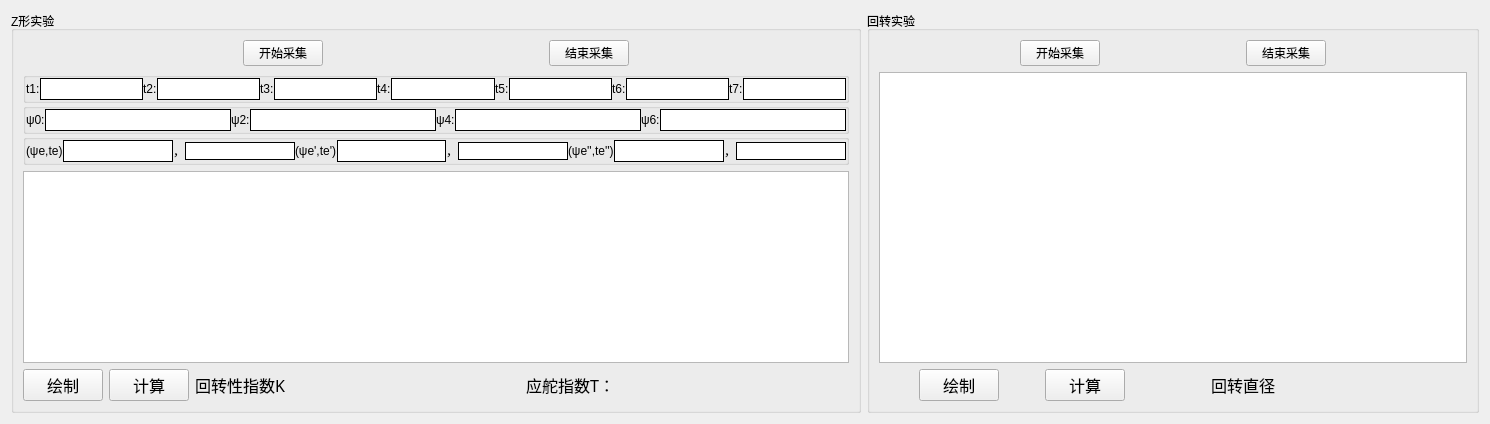
     <widget class="QWidget" name="tab_2">
      <attribute name="title">
       <string>操纵性</string>
      </attribute>
      <layout class="QGridLayout" name="gridLayout_6">
       <item row="0" column="0">
        <widget class="QGroupBox" name="groupBox">
         <property name="maximumSize">
          <size>
           <width>850</width>
           <height>16777215</height>
          </size>
         </property>
         <property name="title">
          <string>Z形实验</string>
         </property>
         <layout class="QGridLayout" name="gridLayout_4">
          <item row="0" column="0">
           <layout class="QHBoxLayout" name="horizontalLayout_2">
            <item>
             <spacer name="horizontalSpacer_4">
              <property name="orientation">
               <enum>Qt::Horizontal</enum>
              </property>
              <property name="sizeHint" stdset="0">
               <size>
                <width>40</width>
                <height>20</height>
               </size>
              </property>
             </spacer>
            </item>
            <item>
             <widget class="QPushButton" name="pushButton_3">
              <property name="text">
               <string>开始采集</string>
              </property>
             </widget>
            </item>
            <item>
             <spacer name="horizontalSpacer_5">
              <property name="orientation">
               <enum>Qt::Horizontal</enum>
              </property>
              <property name="sizeHint" stdset="0">
               <size>
                <width>40</width>
                <height>20</height>
               </size>
              </property>
             </spacer>
            </item>
            <item>
             <widget class="QPushButton" name="pushButton_4">
              <property name="text">
               <string>结束采集</string>
              </property>
             </widget>
            </item>
            <item>
             <spacer name="horizontalSpacer_6">
              <property name="orientation">
               <enum>Qt::Horizontal</enum>
              </property>
              <property name="sizeHint" stdset="0">
               <size>
                <width>40</width>
                <height>20</height>
               </size>
              </property>
             </spacer>
            </item>
           </layout>
          </item>
          <item row="1" column="0">
           <layout class="QVBoxLayout" name="verticalLayout_3">
            <item>
             <layout class="QVBoxLayout" name="verticalLayout_2">
              <property name="spacing">
               <number>0</number>
              </property>
              <property name="sizeConstraint">
               <enum>QLayout::SetFixedSize</enum>
              </property>
              <item>
               <widget class="QGroupBox" name="groupBox">
                <property name="sizePolicy">
                 <sizepolicy hsizetype="Fixed" vsizetype="Fixed">
                  <horstretch>0</horstretch>
                  <verstretch>0</verstretch>
                 </sizepolicy>
                </property>
                <property name="title">
                 <string/>
                </property>
                <layout class="QHBoxLayout" name="horizontalLayout_6">
                 <property name="spacing">
                  <number>0</number>
                 </property>
                 <property name="sizeConstraint">
                  <enum>QLayout::SetDefaultConstraint</enum>
                 </property>
                 <property name="leftMargin">
                  <number>0</number>
                 </property>
                 <property name="topMargin">
                  <number>0</number>
                 </property>
                 <property name="rightMargin">
                  <number>0</number>
                 </property>
                 <property name="bottomMargin">
                  <number>0</number>
                 </property>
                 <item>
                  <widget class="QLabel" name="label_3">
                   <property name="styleSheet">
                    <string notr="true">QLineEdit{
    background-color:transparent;
    border-width:0;
    border-style:outset;
	font: 12pt &quot;宋体&quot;;
}</string>
                   </property>
                   <property name="text">
                    <string>t1:</string>
                   </property>
                  </widget>
                 </item>
                 <item>
                  <widget class="QLineEdit" name="t1">
                   <property name="sizePolicy">
                    <sizepolicy hsizetype="Expanding" vsizetype="Expanding">
                     <horstretch>0</horstretch>
                     <verstretch>0</verstretch>
                    </sizepolicy>
                   </property>
                   <property name="styleSheet">
                    <string notr="true">QLineEdit{
    border-width:0.5;
    border-style:outset;
	font: 12pt &quot;宋体&quot;;
}</string>
                   </property>
                  </widget>
                 </item>
                 <item>
                  <widget class="QLabel" name="label_4">
                   <property name="styleSheet">
                    <string notr="true">QLineEdit{
    background-color:transparent;
    border-width:0;
    border-style:outset;
	font: 12pt &quot;宋体&quot;;
}</string>
                   </property>
                   <property name="text">
                    <string>t2:</string>
                   </property>
                  </widget>
                 </item>
                 <item>
                  <widget class="QLineEdit" name="t2">
                   <property name="sizePolicy">
                    <sizepolicy hsizetype="Expanding" vsizetype="Expanding">
                     <horstretch>0</horstretch>
                     <verstretch>0</verstretch>
                    </sizepolicy>
                   </property>
                   <property name="styleSheet">
                    <string notr="true">QLineEdit{
    border-width:0.5;
    border-style:outset;
	font: 12pt &quot;宋体&quot;;
}</string>
                   </property>
                  </widget>
                 </item>
                 <item>
                  <widget class="QLabel" name="label_5">
                   <property name="styleSheet">
                    <string notr="true">QLineEdit{
    background-color:transparent;
    border-width:0;
    border-style:outset;
	font: 12pt &quot;宋体&quot;;
}</string>
                   </property>
                   <property name="text">
                    <string>t3:</string>
                   </property>
                  </widget>
                 </item>
                 <item>
                  <widget class="QLineEdit" name="t3">
                   <property name="sizePolicy">
                    <sizepolicy hsizetype="Expanding" vsizetype="Expanding">
                     <horstretch>0</horstretch>
                     <verstretch>0</verstretch>
                    </sizepolicy>
                   </property>
                   <property name="styleSheet">
                    <string notr="true">QLineEdit{
    border-width:0.5;
    border-style:outset;
	font: 12pt &quot;宋体&quot;;
}</string>
                   </property>
                  </widget>
                 </item>
                 <item>
                  <widget class="QLabel" name="label_6">
                   <property name="styleSheet">
                    <string notr="true">QLineEdit{
    background-color:transparent;
    border-width:0;
    border-style:outset;
	font: 12pt &quot;宋体&quot;;
}</string>
                   </property>
                   <property name="text">
                    <string>t4:</string>
                   </property>
                  </widget>
                 </item>
                 <item>
                  <widget class="QLineEdit" name="t4">
                   <property name="sizePolicy">
                    <sizepolicy hsizetype="Expanding" vsizetype="Expanding">
                     <horstretch>0</horstretch>
                     <verstretch>0</verstretch>
                    </sizepolicy>
                   </property>
                   <property name="styleSheet">
                    <string notr="true">QLineEdit{
    border-width:0.5;
    border-style:outset;
	font: 12pt &quot;宋体&quot;;
}</string>
                   </property>
                  </widget>
                 </item>
                 <item>
                  <widget class="QLabel" name="label_9">
                   <property name="styleSheet">
                    <string notr="true">QLineEdit{
    background-color:transparent;
    border-width:0;
    border-style:outset;
	font: 12pt &quot;宋体&quot;;
}</string>
                   </property>
                   <property name="text">
                    <string>t5:</string>
                   </property>
                  </widget>
                 </item>
                 <item>
                  <widget class="QLineEdit" name="t5">
                   <property name="sizePolicy">
                    <sizepolicy hsizetype="Expanding" vsizetype="Expanding">
                     <horstretch>0</horstretch>
                     <verstretch>0</verstretch>
                    </sizepolicy>
                   </property>
                   <property name="styleSheet">
                    <string notr="true">QLineEdit{
    border-width:0.5;
    border-style:outset;
	font: 12pt &quot;宋体&quot;;
}</string>
                   </property>
                  </widget>
                 </item>
                 <item>
                  <widget class="QLabel" name="label_10">
                   <property name="styleSheet">
                    <string notr="true">QLineEdit{
    background-color:transparent;
    border-width:0;
    border-style:outset;
	font: 12pt &quot;宋体&quot;;
}</string>
                   </property>
                   <property name="text">
                    <string>t6:</string>
                   </property>
                  </widget>
                 </item>
                 <item>
                  <widget class="QLineEdit" name="t6">
                   <property name="sizePolicy">
                    <sizepolicy hsizetype="Expanding" vsizetype="Expanding">
                     <horstretch>0</horstretch>
                     <verstretch>0</verstretch>
                    </sizepolicy>
                   </property>
                   <property name="styleSheet">
                    <string notr="true">QLineEdit{
    border-width:0.5;
    border-style:outset;
	font: 12pt &quot;宋体&quot;;
}</string>
                   </property>
                  </widget>
                 </item>
                 <item>
                  <widget class="QLabel" name="label_11">
                   <property name="styleSheet">
                    <string notr="true">QLineEdit{
    background-color:transparent;
    border-width:0;
    border-style:outset;
	font: 12pt &quot;宋体&quot;;
}</string>
                   </property>
                   <property name="text">
                    <string>t7:</string>
                   </property>
                  </widget>
                 </item>
                 <item>
                  <widget class="QLineEdit" name="t7">
                   <property name="sizePolicy">
                    <sizepolicy hsizetype="Expanding" vsizetype="Expanding">
                     <horstretch>0</horstretch>
                     <verstretch>0</verstretch>
                    </sizepolicy>
                   </property>
                   <property name="styleSheet">
                    <string notr="true">QLineEdit{
    border-width:0.5;
    border-style:outset;
	font: 12pt &quot;宋体&quot;;
}</string>
                   </property>
                  </widget>
                 </item>
                </layout>
               </widget>
              </item>
              <item>
               <widget class="QGroupBox" name="groupBox_3">
                <property name="sizePolicy">
                 <sizepolicy hsizetype="Expanding" vsizetype="Fixed">
                  <horstretch>0</horstretch>
                  <verstretch>0</verstretch>
                 </sizepolicy>
                </property>
                <property name="title">
                 <string/>
                </property>
                <layout class="QHBoxLayout" name="horizontalLayout_4">
                 <property name="spacing">
                  <number>0</number>
                 </property>
                 <property name="leftMargin">
                  <number>0</number>
                 </property>
                 <property name="topMargin">
                  <number>0</number>
                 </property>
                 <property name="rightMargin">
                  <number>0</number>
                 </property>
                 <property name="bottomMargin">
                  <number>0</number>
                 </property>
                 <item>
                  <widget class="QLabel" name="label_28">
                   <property name="styleSheet">
                    <string notr="true">QLineEdit{
    background-color:transparent;
    border-width:0;
    border-style:outset;
	font: 12pt &quot;宋体&quot;;
}</string>
                   </property>
                   <property name="text">
                    <string>ψ0:</string>
                   </property>
                  </widget>
                 </item>
                 <item>
                  <widget class="QLineEdit" name="b0">
                   <property name="sizePolicy">
                    <sizepolicy hsizetype="Expanding" vsizetype="Expanding">
                     <horstretch>0</horstretch>
                     <verstretch>0</verstretch>
                    </sizepolicy>
                   </property>
                   <property name="styleSheet">
                    <string notr="true">QLineEdit{
    border-width:0.5;
    border-style:outset;
	font: 12pt &quot;宋体&quot;;
}</string>
                   </property>
                  </widget>
                 </item>
                 <item>
                  <widget class="QLabel" name="label_30">
                   <property name="styleSheet">
                    <string notr="true">QLineEdit{
    background-color:transparent;
    border-width:0;
    border-style:outset;
	font: 12pt &quot;宋体&quot;;
}</string>
                   </property>
                   <property name="text">
                    <string>ψ2:</string>
                   </property>
                  </widget>
                 </item>
                 <item>
                  <widget class="QLineEdit" name="b2">
                   <property name="sizePolicy">
                    <sizepolicy hsizetype="Expanding" vsizetype="Expanding">
                     <horstretch>0</horstretch>
                     <verstretch>0</verstretch>
                    </sizepolicy>
                   </property>
                   <property name="styleSheet">
                    <string notr="true">QLineEdit{
    border-width:0.5;
    border-style:outset;
	font: 12pt &quot;宋体&quot;;
}</string>
                   </property>
                  </widget>
                 </item>
                 <item>
                  <widget class="QLabel" name="label_31">
                   <property name="styleSheet">
                    <string notr="true">QLineEdit{
    background-color:transparent;
    border-width:0;
    border-style:outset;
	font: 12pt &quot;宋体&quot;;
}</string>
                   </property>
                   <property name="text">
                    <string>ψ4:</string>
                   </property>
                  </widget>
                 </item>
                 <item>
                  <widget class="QLineEdit" name="b4">
                   <property name="sizePolicy">
                    <sizepolicy hsizetype="Expanding" vsizetype="Expanding">
                     <horstretch>0</horstretch>
                     <verstretch>0</verstretch>
                    </sizepolicy>
                   </property>
                   <property name="styleSheet">
                    <string notr="true">QLineEdit{
    border-width:0.5;
    border-style:outset;
	font: 12pt &quot;宋体&quot;;
}</string>
                   </property>
                  </widget>
                 </item>
                 <item>
                  <widget class="QLabel" name="label_32">
                   <property name="styleSheet">
                    <string notr="true">QLineEdit{
    background-color:transparent;
    border-width:0;
    border-style:outset;
	font: 12pt &quot;宋体&quot;;
}</string>
                   </property>
                   <property name="text">
                    <string>ψ6:</string>
                   </property>
                  </widget>
                 </item>
                 <item>
                  <widget class="QLineEdit" name="b6">
                   <property name="sizePolicy">
                    <sizepolicy hsizetype="Expanding" vsizetype="Expanding">
                     <horstretch>0</horstretch>
                     <verstretch>0</verstretch>
                    </sizepolicy>
                   </property>
                   <property name="styleSheet">
                    <string notr="true">QLineEdit{
    border-width:0.5;
    border-style:outset;
	font: 12pt &quot;宋体&quot;;
}</string>
                   </property>
                  </widget>
                 </item>
                </layout>
               </widget>
              </item>
              <item>
               <widget class="QGroupBox" name="groupBox_2">
                <property name="sizePolicy">
                 <sizepolicy hsizetype="Expanding" vsizetype="Fixed">
                  <horstretch>0</horstretch>
                  <verstretch>0</verstretch>
                 </sizepolicy>
                </property>
                <property name="title">
                 <string/>
                </property>
                <layout class="QHBoxLayout" name="horizontalLayout">
                 <property name="spacing">
                  <number>0</number>
                 </property>
                 <property name="leftMargin">
                  <number>0</number>
                 </property>
                 <property name="topMargin">
                  <number>0</number>
                 </property>
                 <property name="rightMargin">
                  <number>0</number>
                 </property>
                 <property name="bottomMargin">
                  <number>0</number>
                 </property>
                 <item>
                  <widget class="QLabel" name="label_22">
                   <property name="styleSheet">
                    <string notr="true">QLineEdit{
    background-color:transparent;
    border-width:0;
    border-style:outset;
	font: 12pt &quot;宋体&quot;;
}</string>
                   </property>
                   <property name="text">
                    <string>(ψe,te)</string>
                   </property>
                  </widget>
                 </item>
                 <item>
                  <widget class="QLineEdit" name="te">
                   <property name="sizePolicy">
                    <sizepolicy hsizetype="Expanding" vsizetype="Expanding">
                     <horstretch>0</horstretch>
                     <verstretch>0</verstretch>
                    </sizepolicy>
                   </property>
                   <property name="styleSheet">
                    <string notr="true">QLineEdit{
    border-width:0.5;
    border-style:outset;
	font: 12pt &quot;宋体&quot;;
}</string>
                   </property>
                  </widget>
                 </item>
                 <item>
                  <widget class="QLabel" name="label_16">
                   <property name="text">
                    <string>，</string>
                   </property>
                  </widget>
                 </item>
                 <item>
                  <widget class="QLineEdit" name="pe">
                   <property name="styleSheet">
                    <string notr="true">QLineEdit{
    border-width:0.5;
    border-style:outset;
	font: 12pt &quot;宋体&quot;;
}</string>
                   </property>
                  </widget>
                 </item>
                 <item>
                  <widget class="QLabel" name="label_23">
                   <property name="styleSheet">
                    <string notr="true">QLineEdit{
    background-color:transparent;
    border-width:0;
    border-style:outset;
	font: 12pt &quot;宋体&quot;;
}</string>
                   </property>
                   <property name="text">
                    <string>(ψe',te')</string>
                   </property>
                  </widget>
                 </item>
                 <item>
                  <widget class="QLineEdit" name="te1">
                   <property name="sizePolicy">
                    <sizepolicy hsizetype="Expanding" vsizetype="Expanding">
                     <horstretch>0</horstretch>
                     <verstretch>0</verstretch>
                    </sizepolicy>
                   </property>
                   <property name="styleSheet">
                    <string notr="true">QLineEdit{
    border-width:0.5;
    border-style:outset;
	font: 12pt &quot;宋体&quot;;
}</string>
                   </property>
                  </widget>
                 </item>
                 <item>
                  <widget class="QLabel" name="label_17">
                   <property name="text">
                    <string>，</string>
                   </property>
                  </widget>
                 </item>
                 <item>
                  <widget class="QLineEdit" name="pe1">
                   <property name="styleSheet">
                    <string notr="true">QLineEdit{
    border-width:0.5;
    border-style:outset;
	font: 12pt &quot;宋体&quot;;
}</string>
                   </property>
                  </widget>
                 </item>
                 <item>
                  <widget class="QLabel" name="label_24">
                   <property name="styleSheet">
                    <string notr="true">QLineEdit{
    background-color:transparent;
    border-width:0;
    border-style:outset;
	font: 12pt &quot;宋体&quot;;
}</string>
                   </property>
                   <property name="text">
                    <string>(ψe'',te'')</string>
                   </property>
                  </widget>
                 </item>
                 <item>
                  <widget class="QLineEdit" name="te2">
                   <property name="sizePolicy">
                    <sizepolicy hsizetype="Expanding" vsizetype="Expanding">
                     <horstretch>0</horstretch>
                     <verstretch>0</verstretch>
                    </sizepolicy>
                   </property>
                   <property name="styleSheet">
                    <string notr="true">QLineEdit{
    border-width:0.5;
    border-style:outset;
	font: 12pt &quot;宋体&quot;;
}</string>
                   </property>
                  </widget>
                 </item>
                 <item>
                  <widget class="QLabel" name="label_18">
                   <property name="text">
                    <string>，</string>
                   </property>
                  </widget>
                 </item>
                 <item>
                  <widget class="QLineEdit" name="pe2">
                   <property name="styleSheet">
                    <string notr="true">QLineEdit{
    border-width:0.5;
    border-style:outset;
	font: 12pt &quot;宋体&quot;;
}</string>
                   </property>
                  </widget>
                 </item>
                </layout>
               </widget>
              </item>
             </layout>
            </item>
            <item>
             <widget class="ChartView" name="RudderView">
              <property name="sizePolicy">
               <sizepolicy hsizetype="Expanding" vsizetype="Expanding">
                <horstretch>0</horstretch>
                <verstretch>0</verstretch>
               </sizepolicy>
              </property>
             </widget>
            </item>
            <item>
             <layout class="QHBoxLayout" name="horizontalLayout_5">
              <property name="sizeConstraint">
               <enum>QLayout::SetFixedSize</enum>
              </property>
              <item>
               <widget class="QPushButton" name="drawBtn">
                <property name="font">
                 <font>
                  <family>宋体</family>
                  <pointsize>12</pointsize>
                  <weight>50</weight>
                  <italic>false</italic>
                  <bold>false</bold>
                 </font>
                </property>
                <property name="text">
                 <string>绘制</string>
                </property>
               </widget>
              </item>
              <item>
               <widget class="QPushButton" name="calBtn">
                <property name="font">
                 <font>
                  <family>宋体</family>
                  <pointsize>12</pointsize>
                  <weight>50</weight>
                  <italic>false</italic>
                  <bold>false</bold>
                 </font>
                </property>
                <property name="text">
                 <string>计算</string>
                </property>
               </widget>
              </item>
              <item>
               <widget class="QLabel" name="label_7">
                <property name="font">
                 <font>
                  <family>宋体</family>
                  <pointsize>12</pointsize>
                  <weight>50</weight>
                  <italic>false</italic>
                  <bold>false</bold>
                 </font>
                </property>
                <property name="text">
                 <string>回转性指数K</string>
                </property>
               </widget>
              </item>
              <item>
               <widget class="QLineEdit" name="qMvalue">
                <property name="styleSheet">
                 <string notr="true">QLineEdit{
    background-color:transparent;
    border-width:0;
    border-style:outset;
	font: 18pt &quot;宋体&quot;;
}</string>
                </property>
               </widget>
              </item>
              <item>
               <widget class="QLabel" name="label_8">
                <property name="font">
                 <font>
                  <family>宋体</family>
                  <pointsize>12</pointsize>
                  <weight>50</weight>
                  <italic>false</italic>
                  <bold>false</bold>
                 </font>
                </property>
                <property name="text">
                 <string>应舵指数T：</string>
                </property>
               </widget>
              </item>
              <item>
               <widget class="QLineEdit" name="qRotation">
                <property name="styleSheet">
                 <string notr="true">QLineEdit{
    background-color:transparent;
    border-width:0;
    border-style:outset;
	font: 18pt &quot;宋体&quot;;
}</string>
                </property>
               </widget>
              </item>
             </layout>
            </item>
           </layout>
          </item>
         </layout>
        </widget>
       </item>
       <item row="0" column="1">
        <widget class="QGroupBox" name="groupBox_3">
         <property name="title">
          <string>回转实验</string>
         </property>
         <layout class="QGridLayout" name="gridLayout_5">
          <item row="0" column="0">
           <layout class="QHBoxLayout" name="horizontalLayout_9">
            <item>
             <spacer name="horizontalSpacer_10">
              <property name="orientation">
               <enum>Qt::Horizontal</enum>
              </property>
              <property name="sizeHint" stdset="0">
               <size>
                <width>40</width>
                <height>20</height>
               </size>
              </property>
             </spacer>
            </item>
            <item>
             <widget class="QPushButton" name="pushButton_5">
              <property name="text">
               <string>开始采集</string>
              </property>
             </widget>
            </item>
            <item>
             <spacer name="horizontalSpacer_11">
              <property name="orientation">
               <enum>Qt::Horizontal</enum>
              </property>
              <property name="sizeHint" stdset="0">
               <size>
                <width>40</width>
                <height>20</height>
               </size>
              </property>
             </spacer>
            </item>
            <item>
             <widget class="QPushButton" name="pushButton_6">
              <property name="text">
               <string>结束采集</string>
              </property>
             </widget>
            </item>
            <item>
             <spacer name="horizontalSpacer_12">
              <property name="orientation">
               <enum>Qt::Horizontal</enum>
              </property>
              <property name="sizeHint" stdset="0">
               <size>
                <width>40</width>
                <height>20</height>
               </size>
              </property>
             </spacer>
            </item>
           </layout>
          </item>
          <item row="1" column="0">
           <layout class="QVBoxLayout" name="verticalLayout">
            <item>
             <widget class="ChartView" name="RotationView"/>
            </item>
            <item>
             <layout class="QHBoxLayout" name="horizontalLayout_3">
              <item>
               <spacer name="horizontalSpacer_7">
                <property name="orientation">
                 <enum>Qt::Horizontal</enum>
                </property>
                <property name="sizeHint" stdset="0">
                 <size>
                  <width>40</width>
                  <height>20</height>
                 </size>
                </property>
               </spacer>
              </item>
              <item>
               <widget class="QPushButton" name="DrawBtn">
                <property name="font">
                 <font>
                  <family>宋体</family>
                  <pointsize>12</pointsize>
                  <weight>50</weight>
                  <italic>false</italic>
                  <bold>false</bold>
                 </font>
                </property>
                <property name="text">
                 <string>绘制</string>
                </property>
               </widget>
              </item>
              <item>
               <spacer name="horizontalSpacer_2">
                <property name="orientation">
                 <enum>Qt::Horizontal</enum>
                </property>
                <property name="sizeHint" stdset="0">
                 <size>
                  <width>40</width>
                  <height>20</height>
                 </size>
                </property>
               </spacer>
              </item>
              <item>
               <widget class="QPushButton" name="CalBtn">
                <property name="font">
                 <font>
                  <family>宋体</family>
                  <pointsize>12</pointsize>
                  <weight>50</weight>
                  <italic>false</italic>
                  <bold>false</bold>
                 </font>
                </property>
                <property name="text">
                 <string>计算</string>
                </property>
               </widget>
              </item>
              <item>
               <spacer name="horizontalSpacer">
                <property name="orientation">
                 <enum>Qt::Horizontal</enum>
                </property>
                <property name="sizeHint" stdset="0">
                 <size>
                  <width>40</width>
                  <height>20</height>
                 </size>
                </property>
               </spacer>
              </item>
              <item>
               <spacer name="horizontalSpacer_8">
                <property name="orientation">
                 <enum>Qt::Horizontal</enum>
                </property>
                <property name="sizeHint" stdset="0">
                 <size>
                  <width>40</width>
                  <height>20</height>
                 </size>
                </property>
               </spacer>
              </item>
              <item>
               <widget class="QLabel" name="label_19">
                <property name="font">
                 <font>
                  <family>宋体</family>
                  <pointsize>12</pointsize>
                  <weight>50</weight>
                  <italic>false</italic>
                  <bold>false</bold>
                 </font>
                </property>
                <property name="text">
                 <string>回转直径</string>
                </property>
               </widget>
              </item>
              <item>
               <spacer name="horizontalSpacer_3">
                <property name="orientation">
                 <enum>Qt::Horizontal</enum>
                </property>
                <property name="sizeHint" stdset="0">
                 <size>
                  <width>40</width>
                  <height>20</height>
                 </size>
                </property>
               </spacer>
              </item>
              <item>
               <widget class="QLineEdit" name="qRotation_2">
                <property name="styleSheet">
                 <string notr="true">QLineEdit{
    background-color:transparent;
    border-width:0;
    border-style:outset;
	font: 18pt &quot;宋体&quot;;
}</string>
                </property>
               </widget>
              </item>
              <item>
               <spacer name="horizontalSpacer_9">
                <property name="orientation">
                 <enum>Qt::Horizontal</enum>
                </property>
                <property name="sizeHint" stdset="0">
                 <size>
                  <width>40</width>
                  <height>20</height>
                 </size>
                </property>
               </spacer>
              </item>
             </layout>
            </item>
           </layout>
          </item>
         </layout>
        </widget>
       </item>
      </layout>
     </widget>
